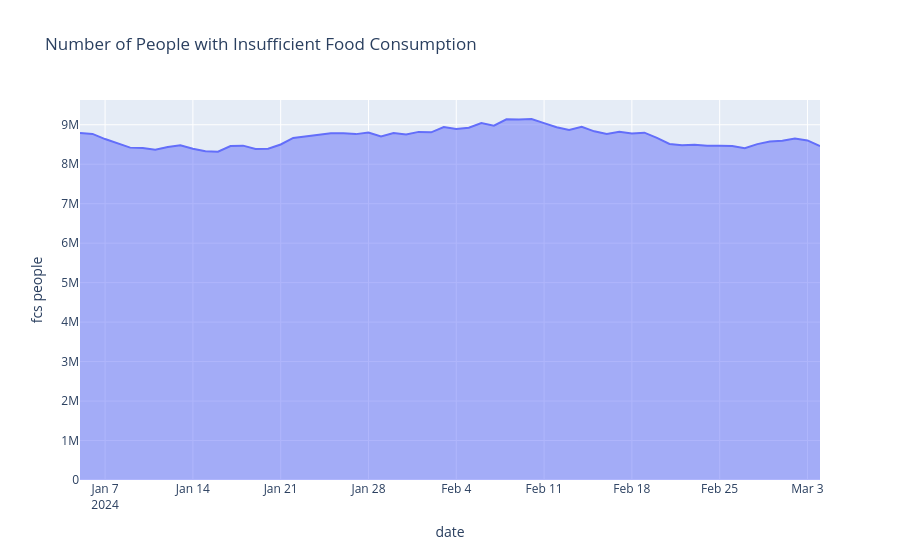

The cell this chart's notebook holds for it:
### Code cell
def visualize_area_chart(df, date_col, value_col, title):
    """
    Create area chart for single indicator
    Input: df (dataframe), date_col (str), value_col (str), title (str)
    Output: Plotly figure
    """
    fig = px.area(df, x=date_col, y=value_col, title=title)
    return fig
fig = visualize_area_chart(
    popul_grouped,
    date_col="date",
    value_col="fcs people",
    title="Number of People with Insufficient Food Consumption"
)
fig.show()
